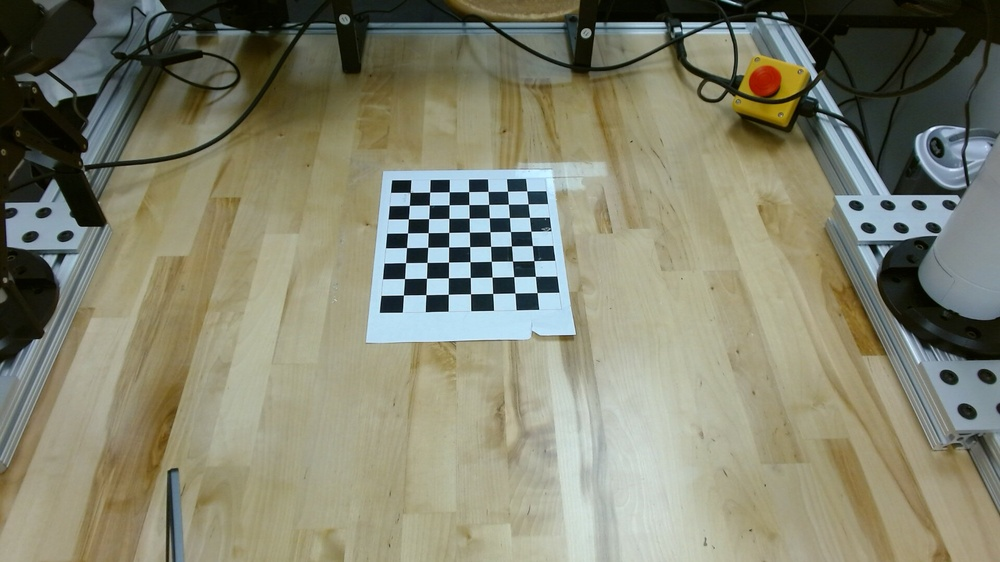
#> input picture images/2026-10-06-145733.jpg, 1000 x 562 px, shrunk from 1920 x 1080 before the run; its folder holds only this picture in this run
$ python 1cameraCalibration.py
#> lines starting #> are read from the running program, lines starting #| are printed output that depends on the picture; after the words box and inside, x2 and y2 are one past the last pixel; in counts of white or black regions, pixels touching at a corner belong together; long printed decimals are rounded
#!/usr/bin/env python

import cv2
import numpy as np
import os
import glob

# Defining the dimensions of checkerboard
SQUARE_SIZE = 0.025 #meter
CHECKERBOARD = (7,8)
criteria = (cv2.TERM_CRITERIA_EPS + cv2.TERM_CRITERIA_MAX_ITER, 30, 0.001)

# Creating vector to store vectors of 3D points for each checkerboard image
objpoints = []
# Creating vector to store vectors of 2D points for each checkerboard image
imgpoints = []


# Defining the world coordinates for 3D points (N,3)
objp = np.zeros((CHECKERBOARD[0]*CHECKERBOARD[1], 3), np.float32)
objp[:,:2] = np.mgrid[0:CHECKERBOARD[0], 0:CHECKERBOARD[1]].T.reshape(-1, 2) * SQUARE_SIZE
prev_img_shape = None

# Extracting path of individual image stored in a given directory
script_dir = os.path.dirname(os.path.abspath(__file__))
images_dir = os.path.join(script_dir, 'images')
images = glob.glob(os.path.join(images_dir, '*.jpg'))

if not images:
    raise FileNotFoundError(f"No calibration images were found in: {images_dir}")

img_shape = None
for fname in images:
    img = cv2.imread(fname)
#> img is the input picture: shape (562, 1000, 3); mean B, G, R 111.2, 131.5, 131.1
    if img is None:
        continue

    img_shape = img.shape[:2]
    gray = cv2.cvtColor(img, cv2.COLOR_BGR2GRAY)
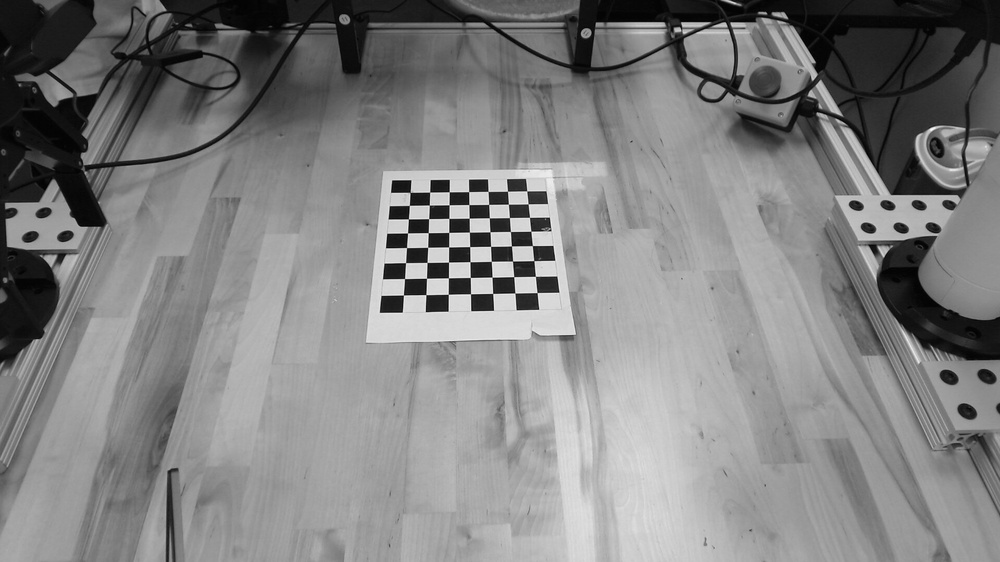
#> gray: shape (562, 1000); min 0, max 249, mean 129

    # Find the chess board corners
    # If desired number of corners are found in the image then ret = true
    ret, corners = cv2.findChessboardCorners(gray, CHECKERBOARD, cv2.CALIB_CB_ADAPTIVE_THRESH +
                                             cv2.CALIB_CB_FAST_CHECK + cv2.CALIB_CB_NORMALIZE_IMAGE)
#> ret = True; corners = 56 rows, first 8: [410, 192.4], [429.6, 192.1], [449.2, 191.7], [468.7, 191.6], [488, 191.4], [507.5, 191.2], [526.7, 190.9], [409.4, 205.4]

    """
    If desired number of corner are detected,
    we refine the pixel coordinates and display
    them on the images of checker board
    """
    if ret == True:
        objpoints.append(objp.copy())
        # refining pixel coordinates for given 2d points.
        corners2 = cv2.cornerSubPix(gray, corners, (11, 11), (-1, -1), criteria)
#> corners2 = 56 rows, first 8: [410.2, 192.3], [429.6, 192.1], [449.3, 191.6], [468.6, 191.6], [488.1, 191.3], [507.5, 191.3], [526.8, 190.7], [409.4, 205.4]

        imgpoints.append(corners2)

        # Draw the corners (for debugging) and report progress
        _ = cv2.drawChessboardCorners(img, CHECKERBOARD, corners2, ret)
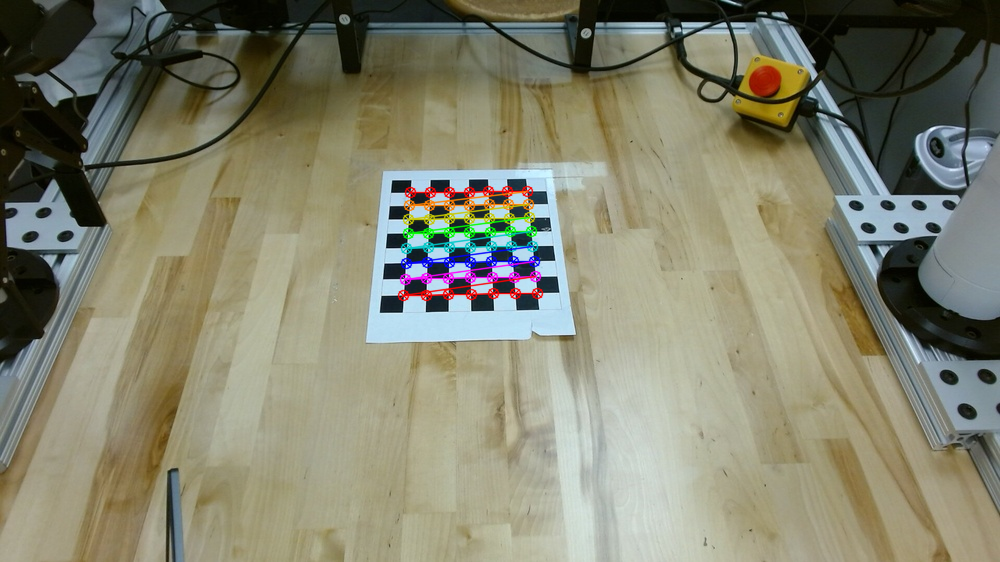
#> img: shape (562, 1000, 3); 1.65% of pixels changed, all inside (x1, y1, x2, y2) = (397, 185, 544, 302)
        print(f"Processed {os.path.basename(fname)}: corners found={ret}")
#| Processed 2026-10-06-145733.jpg: corners found=True

cv2.destroyAllWindows()

if not objpoints:
    raise RuntimeError("No checkerboard corners were detected in the calibration images.")

if img_shape is None:
    raise RuntimeError("No calibration images could be read.")

h, w = img_shape

"""
Performing camera calibration by
passing the value of known 3D points (objpoints)
and corresponding pixel coordinates of the
detected corners (imgpoints)
"""
ret, mtx, dist, rvecs, tvecs = cv2.calibrateCamera(objpoints, imgpoints, (w, h), None, None)
#> ret = 0.0832; mtx = [[791.3, 0, 520], [0, 892.7, 290.4], [0, 0, 1]]; dist = [[0.0294, 6.95, -0.00723, 0.0108, -211.3]]; rvecs = ([-0.846, -0.0545, -0.0436],); tvecs = ([-0.141, -0.111, 1.01],)

print("Camera matrix : \n")
print(mtx)
#| [[791.263    0.         519.978]
#|  [  0.         892.721 290.392]
#|  [  0.           0.           1.        ]]
print("dist : \n")
print(dist)
#| [[ 2.93697070e-02  6.95277624e+00 -7.22506403e-03  1.08422026e-02
#|   -2.11334356e+02]]
print("rvecs : \n")
print(rvecs)
#| (array([[-0.8463],
#|        [-0.05445],
#|        [-0.04358]]),)
print("tvecs : \n")
print(tvecs)
#| (array([[-0.1409],
#|        [-0.1112],
#|        [ 1.014]]),)

$ run again, on images/2026-10-06-150054.jpg
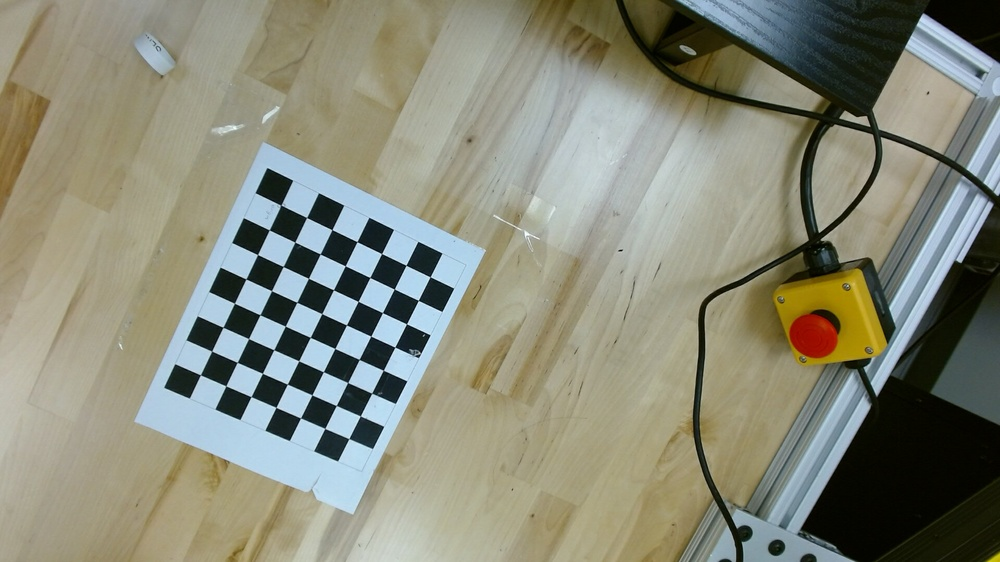
#> input picture images/2026-10-06-150054.jpg, 1000 x 562 px, shrunk from 1920 x 1080 before the run
#> img is the input picture: shape (562, 1000, 3); mean B, G, R 120.5, 137.1, 135.9
#> `gray = cv2.cvtColor(img, cv2.COLOR_BGR2GRAY)`:
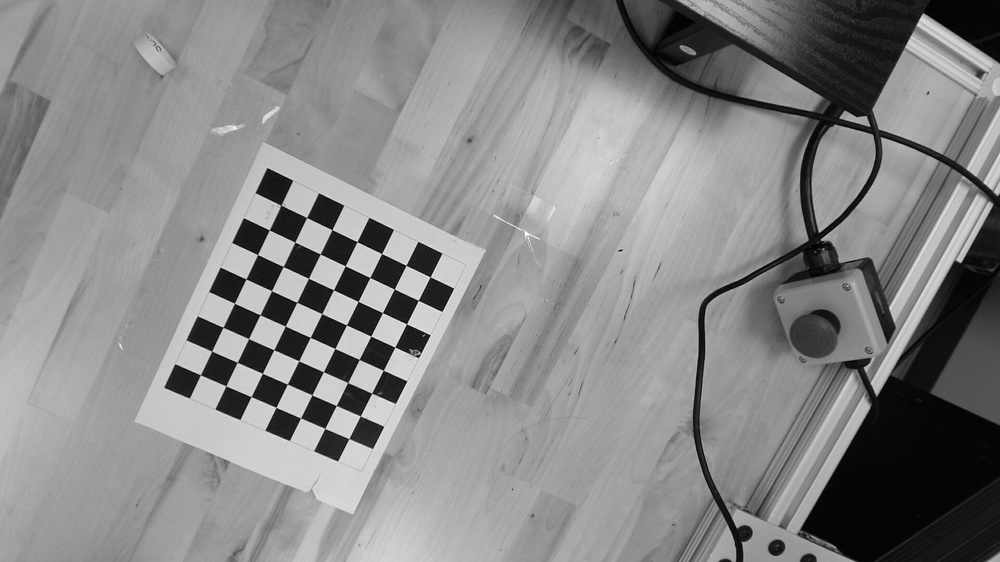
#> gray: shape (562, 1000); min 0, max 254, mean 134.8
#> `ret, corners = cv2.findChessboardCorners(gray, CHECKERBOARD, cv2.CALIB..`: ret = True; corners = 56 rows, first 8: [280.6, 205.1], [306.6, 217.5], [331.9, 229.6], [357, 241.6], [381.6, 253.6], [406, 265.3], [430.1, 276.8], [269.2, 229.8]
#> corners2 = 56 rows, first 8: [280.8, 205.1], [306.6, 217.5], [331.9, 229.6], [357, 241.7], [381.6, 253.6], [406, 265.3], [430.1, 276.8], [269.3, 229.9]
#> `_ = cv2.drawChessboardCorners(img, CHECKERBOARD, corners2, ret)`:
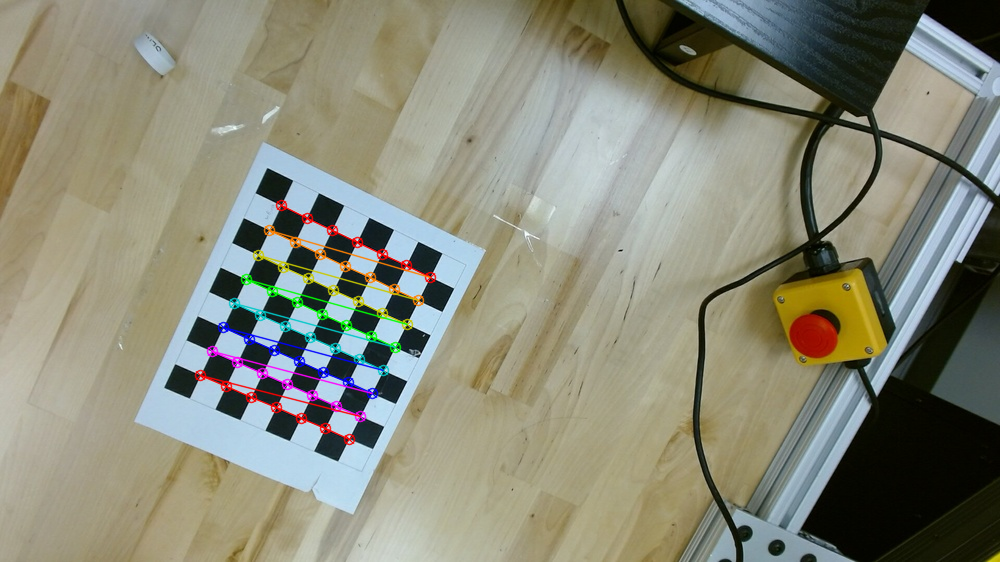
#> img: shape (562, 1000, 3); 2% of pixels changed, all inside (x1, y1, x2, y2) = (194, 199, 437, 446)
#| Processed 2026-10-06-150054.jpg: corners found=True
#> `ret, mtx, dist, rvecs, tvecs = cv2.calibrateCamera(objpoints, imgpoint..`: ret = 0.0716; mtx = [[917.3, 0, 524.9], [0, 937.2, 230.3], [0, 0, 1]]; dist = [[-0.0182, 0.471, -0.00329, 0.000342, -1.82]]; rvecs = ([0.17, -0.17, 0.467],); tvecs = ([-0.221, -0.022, 0.831],)
#| [[917.277    0.         524.862]
#|  [  0.         937.245 230.257]
#|  [  0.           0.           1.        ]]
#| [[-1.81798916e-02  4.70741603e-01 -3.28564167e-03  3.41569323e-04
#|   -1.82290139e+00]]
#| (array([[ 0.1703],
#|        [-0.1703],
#|        [ 0.4675]]),)
#| (array([[-0.2208],
#|        [-0.02201],
#|        [ 0.8307]]),)

$ run again, on images/2026-10-06-150107.jpg
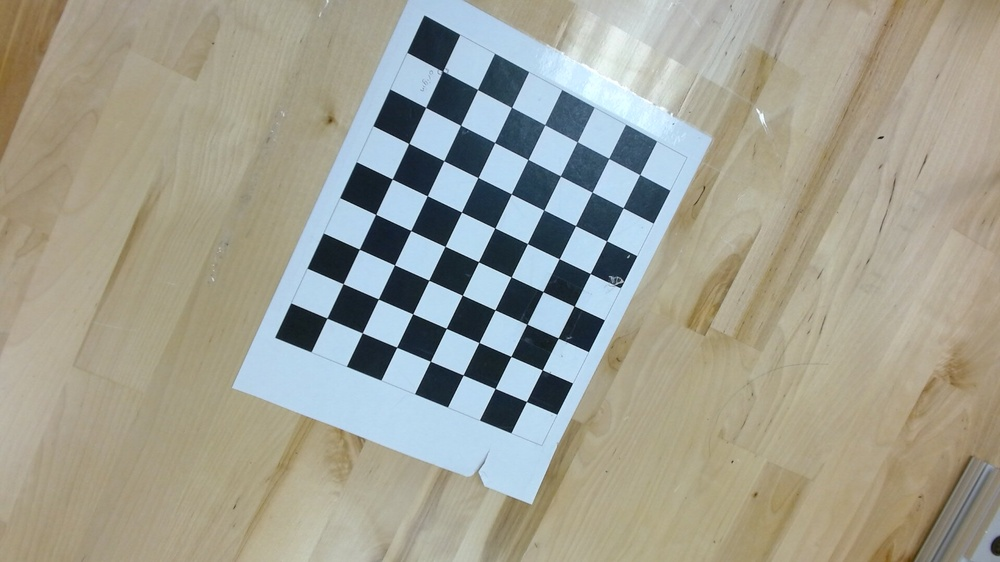
#> input picture images/2026-10-06-150107.jpg, 1000 x 562 px, shrunk from 1920 x 1080 before the run
#> img is the input picture: shape (562, 1000, 3); mean B, G, R 146.2, 159.4, 160
#> `gray = cv2.cvtColor(img, cv2.COLOR_BGR2GRAY)`:
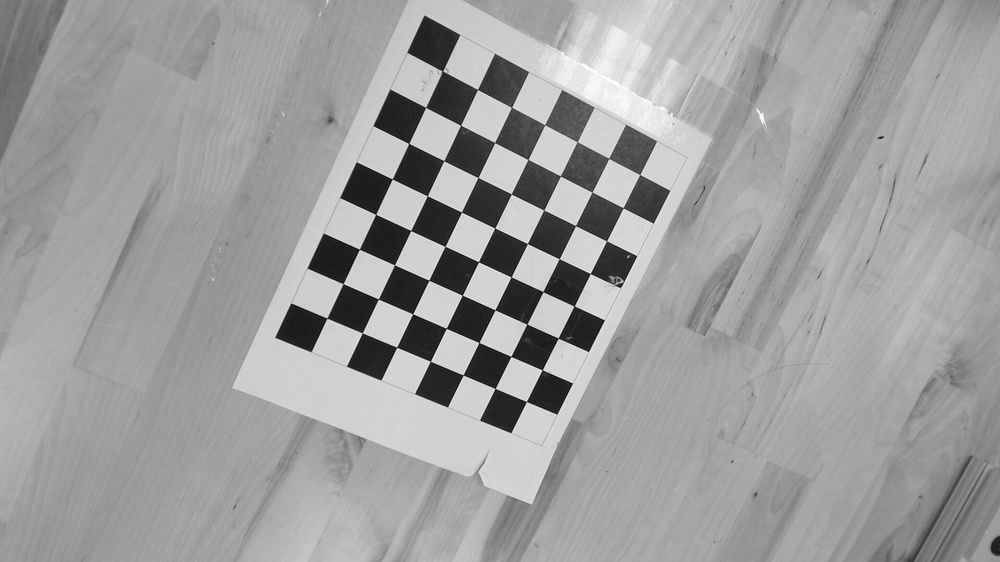
#> gray: shape (562, 1000); min 7, max 254, mean 158.1
#> `ret, corners = cv2.findChessboardCorners(gray, CHECKERBOARD, cv2.CALIB..`: ret = True; corners = 56 rows, first 8: [442.4, 70.89], [477.5, 89.5], [511.5, 107.3], [544.8, 124.6], [577.2, 141.7], [608.7, 158.4], [639.7, 174.5], [425.6, 107.4]
#> corners2 = 56 rows, first 8: [442.5, 71.06], [477.5, 89.52], [511.5, 107.3], [544.7, 124.7], [577.2, 141.8], [608.8, 158.4], [639.7, 174.5], [425.7, 107.4]
#> `_ = cv2.drawChessboardCorners(img, CHECKERBOARD, corners2, ret)`:
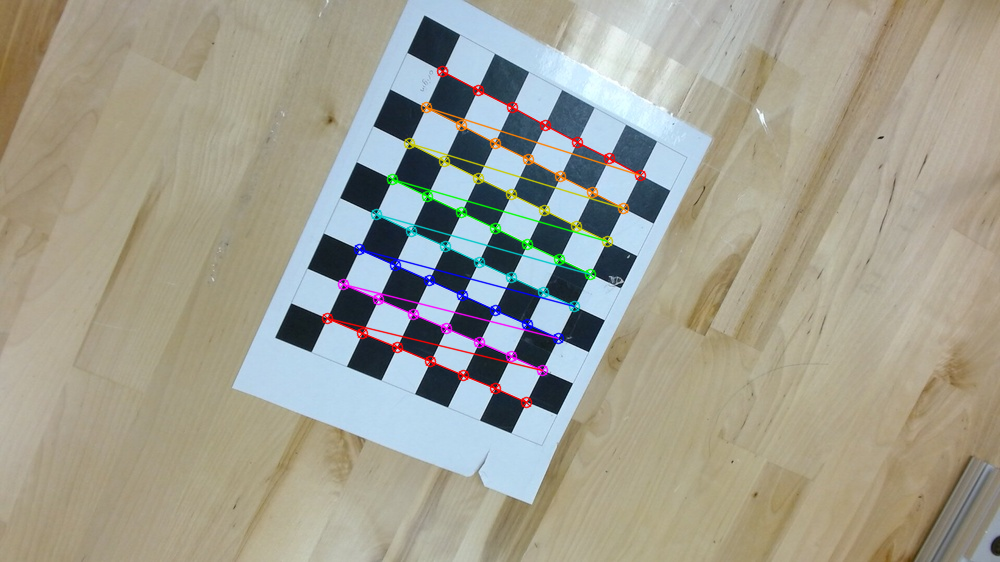
#> img: shape (562, 1000, 3); 2.45% of pixels changed, all inside (x1, y1, x2, y2) = (321, 65, 647, 409)
#| Processed 2026-10-06-150107.jpg: corners found=True
#> `ret, mtx, dist, rvecs, tvecs = cv2.calibrateCamera(objpoints, imgpoint..`: ret = 0.0769; mtx = [[726.2, 0, 459], [0, 721.3, 276], [0, 0, 1]]; dist = [[0.0488, -0.291, -0.0024, -0.000708, -0.105]]; rvecs = ([0.128, -0.21, 0.436],); tvecs = ([-0.0104, -0.13, 0.459],)
#| [[726.160   0.         459.009]
#|  [  0.         721.268 276.015]
#|  [  0.           0.           1.        ]]
#| [[ 0.04881 -0.2906 -0.002397 -0.0007082  -0.1048]]
#| (array([[ 0.1282 ],
#|        [-0.2104],
#|        [ 0.4356]]),)
#| (array([[-0.01036 ],
#|        [-0.1298],
#|        [ 0.4587]]),)

$ run again, on images/2026-10-06-150121.jpg
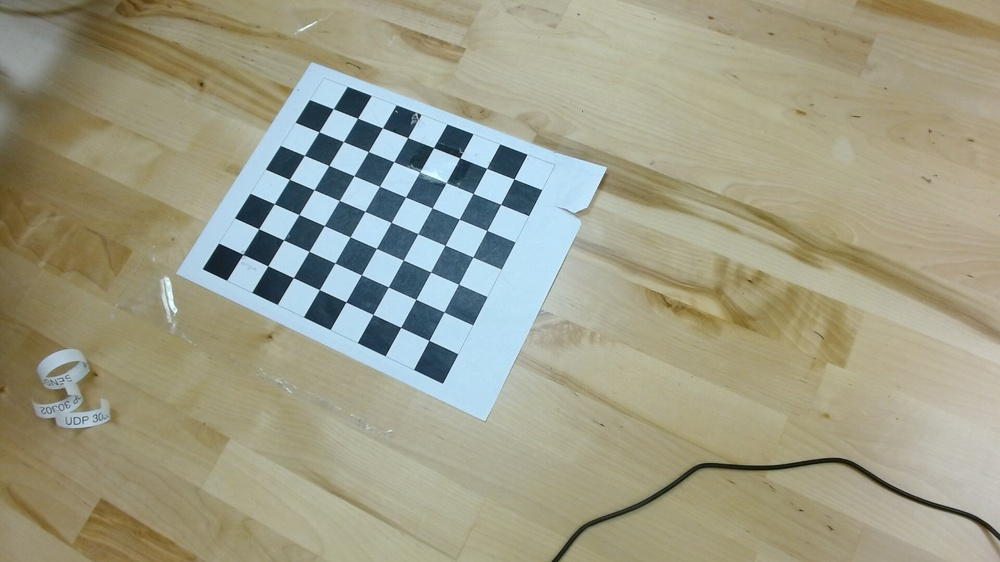
#> input picture images/2026-10-06-150121.jpg, 1000 x 562 px, shrunk from 1920 x 1080 before the run
#> img is the input picture: shape (562, 1000, 3); mean B, G, R 135.3, 156.9, 157.9
#> `gray = cv2.cvtColor(img, cv2.COLOR_BGR2GRAY)`:
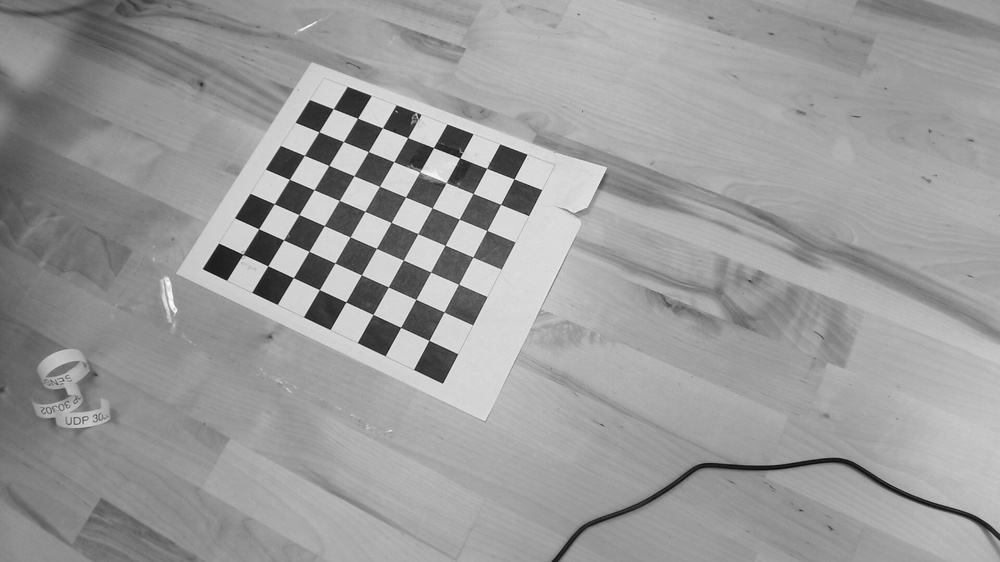
#> gray: shape (562, 1000); min 9, max 253, mean 154.8
#> `ret, corners = cv2.findChessboardCorners(gray, CHECKERBOARD, cv2.CALIB..`: ret = True; corners = 56 rows, first 8: [242.8, 254.5], [258.6, 228.7], [274.3, 203.7], [289.4, 179.3], [304.3, 155.4], [318.9, 131.8], [333.3, 108.7], [267.7, 265.8]
#> corners2 = 56 rows, first 8: [242.8, 254.4], [258.7, 228.7], [274.3, 203.8], [289.4, 179.3], [304.4, 155.4], [318.8, 131.8], [333.3, 108.7], [267.8, 265.7]
#> `_ = cv2.drawChessboardCorners(img, CHECKERBOARD, corners2, ret)`:
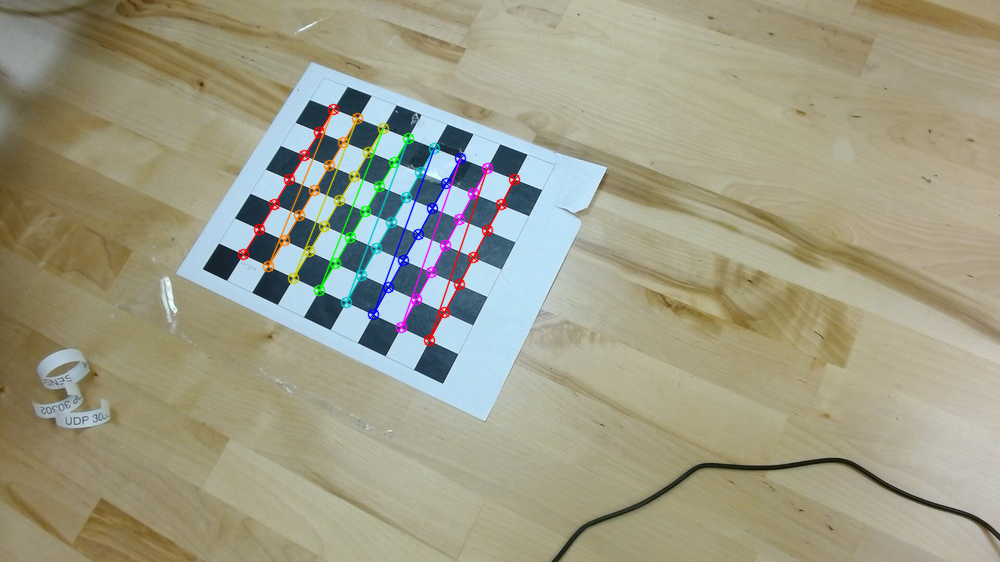
#> img: shape (562, 1000, 3); 2.06% of pixels changed, all inside (x1, y1, x2, y2) = (237, 103, 521, 347)
#| Processed 2026-10-06-150121.jpg: corners found=True
#> `ret, mtx, dist, rvecs, tvecs = cv2.calibrateCamera(objpoints, imgpoint..`: ret = 0.101; mtx = [[653.1, 0, 516], [0, 624.7, 233.3], [0, 0, 1]]; dist = [[-0.0684, 0.263, -0.00198, -0.011, -0.511]]; rvecs = ([-0.331, -0.0681, -1.13],); tvecs = ([-0.223, 0.0182, 0.536],)
#| [[653.085   0.         515.963]
#|  [  0.         624.730 233.269]
#|  [  0.           0.           1.        ]]
#| [[-0.06839  0.2631 -0.001975 -0.01099 -0.5115]]
#| (array([[-0.3311],
#|        [-0.06806],
#|        [-1.130]]),)
#| (array([[-0.2228],
#|        [ 0.01818],
#|        [ 0.5364]]),)
